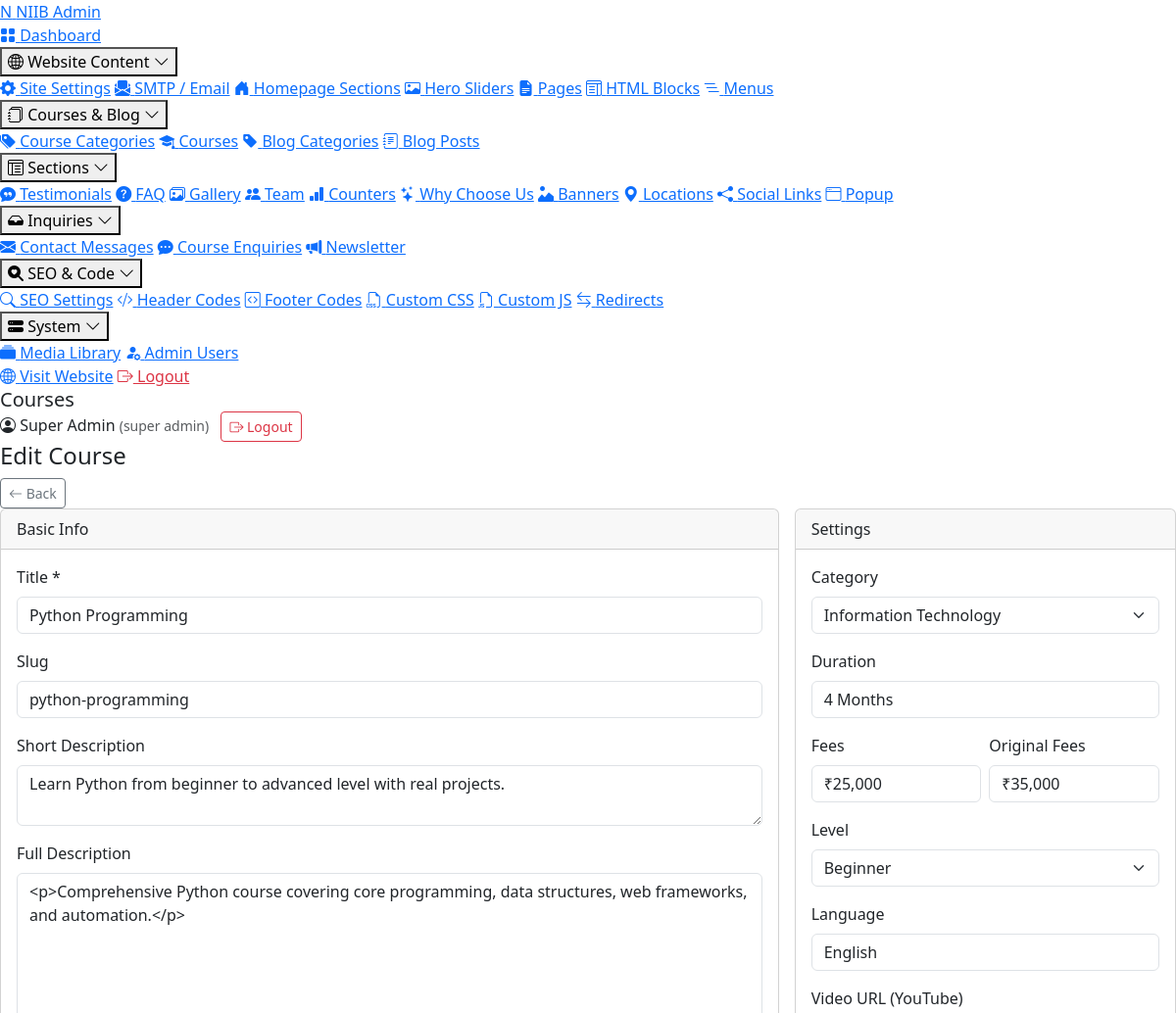
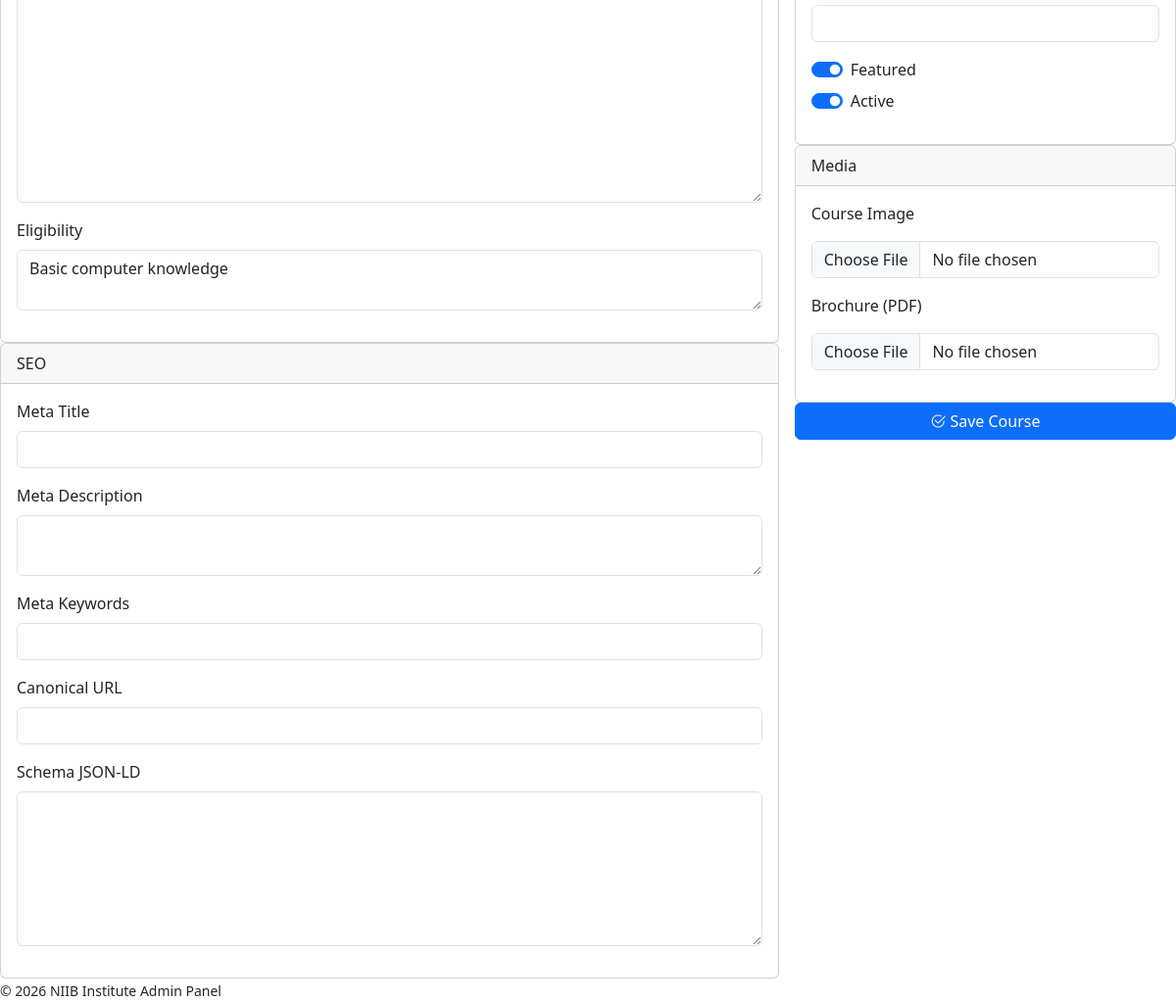
Page /admin/modules/courses.php?action=edit&id=2 (signed in) on the committed database (2 pictures, top to bottom).
### tables this page shows
CREATE TABLE `courses` (
  `id` INT(11) UNSIGNED NOT NULL AUTO_INCREMENT,
  `category_id` INT(11) UNSIGNED DEFAULT NULL,
  `title` VARCHAR(255) NOT NULL,
  `slug` VARCHAR(255) NOT NULL,
  `short_description` TEXT,
  `full_description` LONGTEXT,
  `duration` VARCHAR(100) DEFAULT NULL,
  `fees` VARCHAR(100) DEFAULT NULL,
  `original_fees` VARCHAR(100) DEFAULT NULL,
  `eligibility` TEXT,
  `image` VARCHAR(255) DEFAULT NULL,
  `brochure` VARCHAR(255) DEFAULT NULL,
  `video_url` VARCHAR(255) DEFAULT NULL,
  `level` VARCHAR(50) DEFAULT 'Beginner',
  `language` VARCHAR(50) DEFAULT 'English',
  `students_count` INT(11) DEFAULT 0,
  `rating` DECIMAL(2,1) DEFAULT 5.0,
  `is_featured` TINYINT(1) NOT NULL DEFAULT 0,
  `meta_title` VARCHAR(255) DEFAULT NULL,
  `meta_description` TEXT,
  `meta_keywords` TEXT,
  `canonical_url` VARCHAR(255) DEFAULT NULL,
  `og_image` VARCHAR(255) DEFAULT NULL,
  `schema_code` LONGTEXT,
  `status` TINYINT(1) NOT NULL DEFAULT 1,
  `created_at` DATETIME NOT NULL DEFAULT CURRENT_TIMESTAMP,
  `updated_at` DATETIME NOT NULL DEFAULT CURRENT_TIMESTAMP ON UPDATE CURRENT_TIMESTAMP,
  PRIMARY KEY (`id`),
  UNIQUE KEY `slug` (`slug`),
  KEY `category_id` (`category_id`),
  KEY `status` (`status`),
  KEY `is_featured` (`is_featured`)
);

CREATE TABLE `course_categories` (
  `id` INT(11) UNSIGNED NOT NULL AUTO_INCREMENT,
  `name` VARCHAR(150) NOT NULL,
  `slug` VARCHAR(150) NOT NULL,
  `description` TEXT,
  `icon` VARCHAR(80) DEFAULT NULL,
  `image` VARCHAR(255) DEFAULT NULL,
  `sort_order` INT(11) NOT NULL DEFAULT 0,
  `status` TINYINT(1) NOT NULL DEFAULT 1,
  `created_at` DATETIME NOT NULL DEFAULT CURRENT_TIMESTAMP,
  PRIMARY KEY (`id`),
  UNIQUE KEY `slug` (`slug`)
);

### includes/functions.php (called while the page is built, shortened)
<?php
function e($value) {
    return htmlspecialchars((string)$value, ENT_QUOTES | ENT_HTML5, 'UTF-8');
}

### config/database.php (called while the page is built, shortened)
<?php
function db() {
    static $pdo = null;
    if ($pdo === null) {
        $dsn = 'mysql:host=' . DB_HOST . ';dbname=' . DB_NAME . ';charset=' . DB_CHARSET;
        $options = [
            PDO::ATTR_ERRMODE            => PDO::ERRMODE_EXCEPTION,
            PDO::ATTR_DEFAULT_FETCH_MODE => PDO::FETCH_ASSOC,
            PDO::ATTR_EMULATE_PREPARES   => false,
            PDO::MYSQL_ATTR_INIT_COMMAND => "SET NAMES " . DB_CHARSET
        ];
        try {
            $pdo = new PDO($dsn, DB_USER, DB_PASS, $options);
        } catch (PDOException $e) {
            if (ENVIRONMENT === 'development') {
                die('Database connection failed: ' . $e->getMessage());
            } else {
                error_log('DB connection error: ' . $e->getMessage());
                die('Service temporarily unavailable.');
            }
        }
    }
    return $pdo;
}

### admin/includes/auth.php (called while the page is built, shortened)
<?php
require_once __DIR__ . '/../../config/database.php';
require_once __DIR__ . '/../../includes/functions.php';
try {
    $stmt = db()->prepare("SELECT id, name, email, role, avatar FROM admin_users WHERE id=? AND status=1");
    $stmt->execute([$_SESSION['admin_id']]);
    $current_admin = $stmt->fetch();
} catch (Throwable $e) {
    die('DB error. Please run install.php.');
}

### admin/modules/courses.php (the view, shortened to what this page needs)
<?php
require __DIR__ . '/../includes/auth.php';
$page_title = 'Courses';
$active = 'courses';
$action = $_GET['action'] ?? 'list';
$id = (int)($_GET['id'] ?? 0);
$pdo = db();
include __DIR__ . '/../includes/header.php';
if ($action === 'add' || $action === 'edit') {
    $course = [
        'id'=>0,'category_id'=>'','title'=>'','slug'=>'','short_description'=>'','full_description'=>'',
        'duration'=>'','fees'=>'','original_fees'=>'','eligibility'=>'','level'=>'Beginner','language'=>'English',
        'image'=>'','brochure'=>'','video_url'=>'','is_featured'=>0,
        'meta_title'=>'','meta_description'=>'','meta_keywords'=>'','canonical_url'=>'','schema_code'=>'','status'=>1
    ];
    if ($action === 'edit' && $id > 0) {
        $r = $pdo->prepare("SELECT * FROM courses WHERE id=?"); $r->execute([$id]); $course = $r->fetch() ?: $course;
    }
    $cats = $pdo->query("SELECT id,name FROM course_categories WHERE status=1 ORDER BY name")->fetchAll();
?>
<div class="page-header">
    <h4><?= $action==='edit'?'Edit Course':'Add Course' ?></h4>
    <a href="<?= ADMIN_URL ?>/modules/courses.php" class="btn btn-outline-secondary btn-sm"><i class="bi bi-arrow-left"></i> Back</a>
</div>
<form method="post" enctype="multipart/form-data">
    <div class="row g-3">
        <div class="col-lg-8">
            <div class="card"><div class="card-header">Basic Info</div><div class="card-body">
                <div class="mb-3"><label class="form-label">Title *</label><input id="course_title" name="title" class="form-control" required value="<?= e($course['title']) ?>"></div>
                <div class="mb-3"><label class="form-label">Slug</label><input name="slug" id="course_slug" data-slug-source="course_title" class="form-control" value="<?= e($course['slug']) ?>" placeholder="auto-generated"></div>
                <div class="mb-3"><label class="form-label">Short Description</label><textarea name="short_description" class="form-control" rows="2"><?= e($course['short_description']) ?></textarea></div>
                <div class="mb-3"><label class="form-label">Full Description</label><textarea name="full_description" class="form-control rich-editor" rows="14"><?= e($course['full_description']) ?></textarea></div>
                <div class="mb-3"><label class="form-label">Eligibility</label><textarea name="eligibility" class="form-control" rows="2"><?= e($course['eligibility']) ?></textarea></div>
            </div></div>
            <div class="card"><div class="card-header">SEO</div><div class="card-body">
                <div class="mb-3"><label class="form-label">Meta Title</label><input name="meta_title" class="form-control" value="<?= e($course['meta_title']) ?>"></div>
                <div class="mb-3"><label class="form-label">Meta Description</label><textarea name="meta_description" class="form-control" rows="2"><?= e($course['meta_description']) ?></textarea></div>
                <div class="mb-3"><label class="form-label">Meta Keywords</label><input name="meta_keywords" class="form-control" value="<?= e($course['meta_keywords']) ?>"></div>
                <div class="mb-3"><label class="form-label">Canonical URL</label><input name="canonical_url" class="form-control" value="<?= e($course['canonical_url']) ?>"></div>
                <div class="mb-3"><label class="form-label">Schema JSON-LD</label><textarea name="schema_code" class="form-control code-editor" rows="6"><?= e($course['schema_code']) ?></textarea></div>
            </div></div>
        </div>
        <div class="col-lg-4">
            <div class="card"><div class="card-header">Settings</div><div class="card-body">
                <div class="mb-3"><label class="form-label">Category</label>
                    <select name="category_id" class="form-select"><option value="">— Select —</option>
                        <?php foreach($cats as $c): ?><option value="<?= $c['id'] ?>" <?= $c['id']==$course['category_id']?'selected':'' ?>><?= e($c['name']) ?></option><?php endforeach; ?>
                    </select>
                </div>
                <div class="mb-3"><label class="form-label">Duration</label><input name="duration" class="form-control" value="<?= e($course['duration']) ?>" placeholder="e.g. 6 Months"></div>
                <div class="row g-2"><div class="col-6"><label class="form-label">Fees</label><input name="fees" class="form-control" value="<?= e($course['fees']) ?>"></div>
                <div class="col-6"><label class="form-label">Original Fees</label><input name="original_fees" class="form-control" value="<?= e($course['original_fees']) ?>"></div></div>
                <div class="mb-3 mt-3"><label class="form-label">Level</label>
                    <select name="level" class="form-select">
                        <?php foreach(['Beginner','Intermediate','Advanced'] as $lv): ?><option <?= $course['level']==$lv?'selected':'' ?>><?= $lv ?></option><?php endforeach; ?>
                    </select>
                </div>
                <div class="mb-3"><label class="form-label">Language</label><input name="language" class="form-control" value="<?= e($course['language']) ?>"></div>
                <div class="mb-3"><label class="form-label">Video URL (YouTube)</label><input name="video_url" class="form-control" value="<?= e($course['video_url']) ?>"></div>
                <div class="form-check form-switch mb-2"><input type="checkbox" class="form-check-input" name="is_featured" id="ft" value="1" <?= $course['is_featured']?'checked':'' ?>><label class="form-check-label" for="ft">Featured</label></div>
                <div class="form-check form-switch mb-3"><input type="checkbox" class="form-check-input" name="status" id="st" value="1" <?= $course['status']?'checked':'' ?>><label class="form-check-label" for="st">Active</label></div>
            </div></div>
            <div class="card"><div class="card-header">Media</div><div class="card-body">
                <div class="mb-3"><label class="form-label">Course Image</label>
                    <input type="file" name="image" class="form-control mt-2" data-preview="imgPrev" accept="image/*">
                </div>
                <div class="mb-3"><label class="form-label">Brochure (PDF)</label>
                    <input type="file" name="brochure" class="form-control mt-2" accept=".pdf,.doc,.docx">
                </div>
            </div></div>
            <button class="btn btn-primary w-100"><i class="bi bi-check2-circle"></i> Save Course</button>
        </div>
    </div>
</form>
<?php } ?>
<?php include __DIR__ . '/../includes/footer.php'; ?>

### admin/includes/header.php (shortened to what this page needs)
<?php
$page_title = $page_title ?? 'Admin';
$active = $active ?? '';
?>
<!DOCTYPE html>
<html lang="en">
<head>
<link href="https://cdn.jsdelivr.net/npm/bootstrap@5.3.2/dist/css/bootstrap.min.css" rel="stylesheet">
<link href="https://cdn.jsdelivr.net/npm/bootstrap-icons@1.11.1/font/bootstrap-icons.min.css" rel="stylesheet">
<link href="<?= ADMIN_URL ?>/assets/css/admin.css?v=4" rel="stylesheet">
</head>
<body>
<aside class="admin-sidebar">
    <div class="sidebar-brand">
        <a href="<?= ADMIN_URL ?>/index.php"><span class="logo-mark">N</span> <span class="logo-text">NIIB Admin</span></a>
    </div>
    <nav class="sidebar-nav">
        <a href="<?= ADMIN_URL ?>/index.php" class="<?= $active==='dashboard'?'active':'' ?>"><i class="bi bi-grid-fill"></i> Dashboard</a>
        <?php foreach ($nav_groups as $groupLabel => $group):
            $isOpen = false;
            foreach ($group['items'] as $i) if ($i['key'] === $active) { $isOpen = true; break; }
        ?>
        <div class="nav-group<?= $isOpen ? ' open' : '' ?>">
            <button type="button" class="nav-group-toggle">
                <i class="bi <?= e($group['icon']) ?>"></i>
                <span><?= e($groupLabel) ?></span>
                <i class="bi bi-chevron-down nav-group-chev"></i>
            </button>
            <div class="nav-group-items">
                <?php foreach ($group['items'] as $i): ?>
                    <a href="<?= ADMIN_URL ?>/<?= $i['href'] ?>" class="<?= $active===$i['key']?'active':'' ?>"><i class="bi <?= e($i['icon']) ?>"></i> <?= e($i['label']) ?></a>
                <?php endforeach; ?>
            </div>
        </div>
        <?php endforeach; ?>
        <a href="<?= SITE_URL ?>" target="_blank"><i class="bi bi-globe2"></i> Visit Website</a>
        <a href="<?= ADMIN_URL ?>/logout.php" class="text-danger"><i class="bi bi-box-arrow-right"></i> Logout</a>
    </nav>
</aside>
<div class="admin-main">
    <header class="admin-topbar">
        <h5 class="m-0"><?= e($page_title) ?></h5>
        <div class="ms-auto admin-user">
            <span class="d-none d-md-inline me-2"><i class="bi bi-person-circle"></i> <?= e($current_admin['name']) ?> <small class="text-muted">(<?= e(str_replace('_',' ',$current_admin['role'])) ?>)</small></span>
            <a href="<?= ADMIN_URL ?>/logout.php" class="btn btn-sm btn-outline-danger"><i class="bi bi-box-arrow-right"></i> Logout</a>
        </div>
    </header>
    <main class="admin-content">

### rows in the picture
courses: title "Python Programming", slug "python-programming", short_description "Learn Python from beginner to advanced level with real projects.", full_description "<p>Comprehensive Python course covering core programming, data structures, web frameworks, and automation.</p>", eligibility "Basic computer knowledge", category_id "Information Technology", duration "4 Months", fees "₹25,000", original_fees "₹35,000", level "Beginner", language "English", is_featured "☑", status "☑"

### other values in the picture
$groupLabel "Website Content"
$i['label'] "Site Settings"
$i['label'] "SMTP / Email"
$i['label'] "Homepage Sections"
$i['label'] "Hero Sliders"
$i['label'] "Pages"
$i['label'] "HTML Blocks"
$i['label'] "Menus"
$groupLabel "Courses & Blog"
$i['label'] "Course Categories"
$i['label'] "Courses"
$i['label'] "Blog Categories"
$i['label'] "Blog Posts"
$groupLabel "Sections"
$i['label'] "Testimonials"
